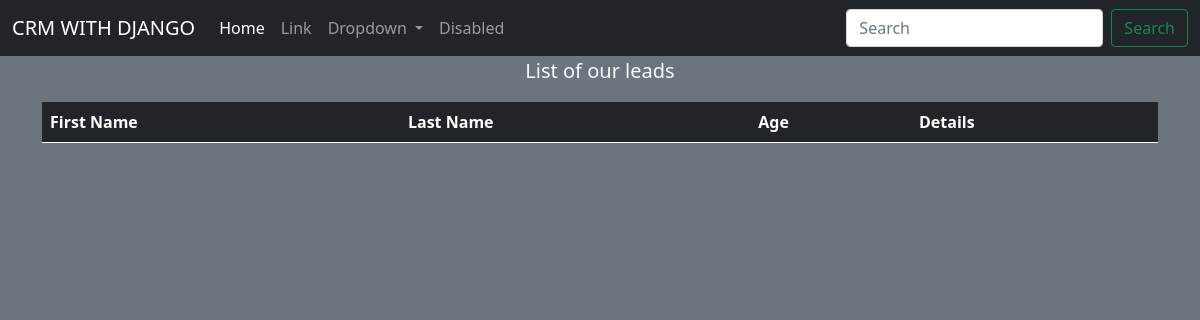
Page /leads/ on the earlier database version.
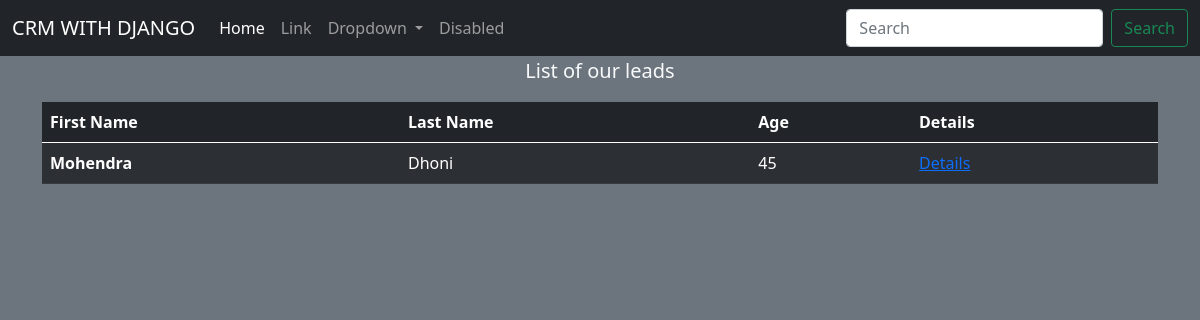
Same page on the later database version.
### leads/models.py (models this page shows, shortened)
class Lead(models.Model):
    first_name = models.CharField(max_length=20)
    last_name = models.CharField(max_length=20)
    age = models.IntegerField(default=0)
    agent = models.ForeignKey("Agent",on_delete=models.CASCADE)

### leads/views.py (the view)
# urls.py: path('' ,views.lead_list,name="home"),
def lead_list(request):
    leads = Lead.objects.all()
    context ={
        'leads':leads
    }
    return render(request,"leads/lead_list.html",context)

### leads/templates/leads/lead_list.html (shortened to what this page needs)
{% extends 'leads/layouts.html' %}
{% block content %}
    <div class="container">
        <figure class="text-center">
            <blockquote class="blockquote">
                <p  class="text-light">List of our leads</p>
            </blockquote>
        </figure>
        <table class="table table-dark table-striped">
        <thead>
        <tr>
            <th scope="col">First Name </th>
            <th scope="col">Last Name </th>
            <th scope="col">Age</th>
            <th scope="col">Details</th>
        </tr>
        </thead>
        <tbody>
            {% for lead in leads %}
                <tr>
                    <th>{{lead.first_name}}</th>
                    <td>{{lead.last_name}}</td>
                    <td>{{lead.age}}</td>
                    <td><a href="/leads/{{lead.pk}}">Details</a></td>
                </tr>
            {% endfor %}
        </tbody>
        </table>
    </div>
{% endblock content %}

Differences in the rows shown:
added Lead: first_name "Mohendra", last_name "Dhoni", age "45"
